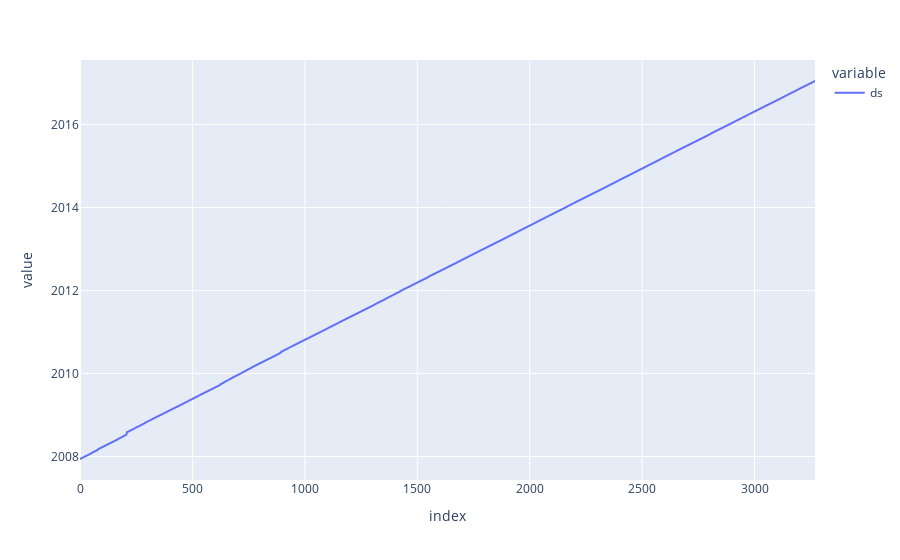

Notebook source saved alongside this figure:
### Code cell
px.line(future_data)

### Figure 1 — Plotly figure (JSON) as saved in the notebook; plotly's stock layout.template omitted (floating-point values rounded to 4 significant figures; data arrays with more than 128 entries replaced by an {"elided": "..."} marker saying what was removed)
{"data": [{"hovertemplate": "variable=ds<br>index=%{x}<br>value=%{y}<extra></extra>", "legendgroup": "ds", "line": {"color": "#636efa", "dash": "solid"}, "marker": {"symbol": "circle"}, "mode": "lines", "name": "ds", "showlegend": true, "type": "scattergl", "x": {"elided": "3270 int values"}, "xaxis": "x", "y": {"elided": "3270 str values"}, "yaxis": "y"}], "layout": {"legend": {"title": {"text": "variable"}, "tracegroupgap": 0}, "margin": {"t": 60}, "xaxis": {"anchor": "y", "domain": [0, 1], "title": {"text": "index"}}, "yaxis": {"anchor": "x", "domain": [0, 1], "title": {"text": "value"}}}}
